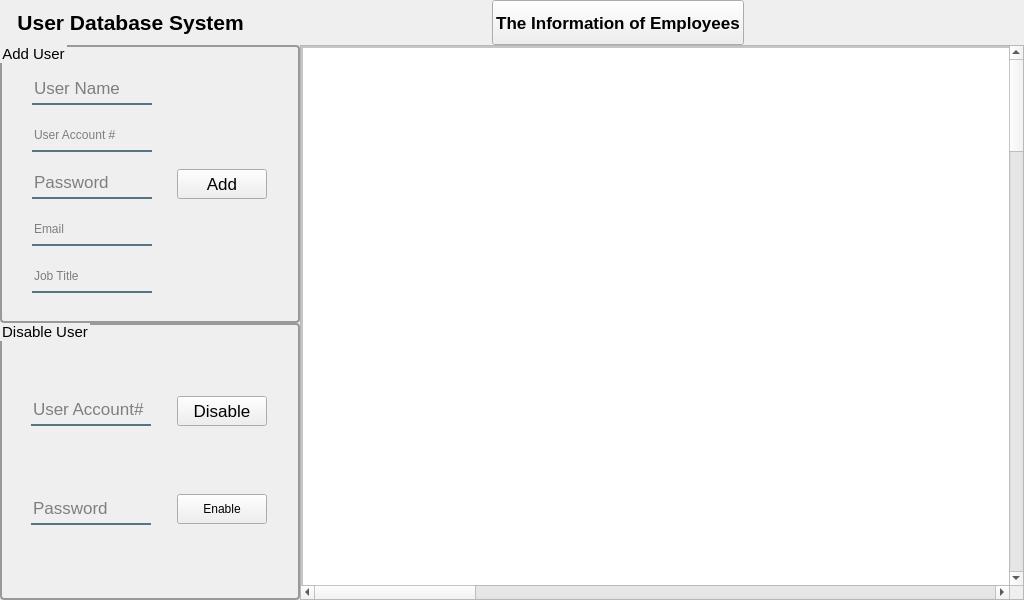
<?xml version="1.0" encoding="UTF-8"?>
<ui version="4.0">
 <class>Admin_Window</class>
 <widget class="QMainWindow" name="Admin_Window">
  <property name="geometry">
   <rect>
    <x>0</x>
    <y>0</y>
    <width>1024</width>
    <height>600</height>
   </rect>
  </property>
  <property name="maximumSize">
   <size>
    <width>1024</width>
    <height>600</height>
   </size>
  </property>
  <property name="windowTitle">
   <string>MainWindow</string>
  </property>
  <widget class="QWidget" name="centralwidget">
   <layout class="QHBoxLayout" name="horizontalLayout_15">
    <property name="spacing">
     <number>0</number>
    </property>
    <property name="leftMargin">
     <number>0</number>
    </property>
    <property name="topMargin">
     <number>0</number>
    </property>
    <property name="rightMargin">
     <number>0</number>
    </property>
    <property name="bottomMargin">
     <number>0</number>
    </property>
    <item>
     <widget class="QStackedWidget" name="stackedWidget">
      <property name="currentIndex">
       <number>1</number>
      </property>
      <widget class="QWidget" name="Product_System_UI">
       <property name="styleSheet">
        <string notr="true">QWidget#widget{
background-color: qlineargradient(spread:pad, x1:0.5, y1:0, x2:0.5, y2:1, stop:0.0284091 rgb(240, 240, 240), stop:0.9375 rgba(255, 255, 255, 255));

border-radius: 14;
}

QGroupBox {
border: 2px solid #999999;
border-radius: 4px;
margin-top: 0.5em;
}
QGroupBox::title {
subcontrol-origin: margin;
subcontrol-position: top left;
left: 1em;
top: 0.1em;
}</string>
       </property>
       <layout class="QVBoxLayout" name="verticalLayout_9">
        <property name="spacing">
         <number>0</number>
        </property>
        <property name="leftMargin">
         <number>0</number>
        </property>
        <property name="topMargin">
         <number>0</number>
        </property>
        <property name="rightMargin">
         <number>0</number>
        </property>
        <property name="bottomMargin">
         <number>0</number>
        </property>
        <item>
         <widget class="QWidget" name="widget" native="true">
          <property name="minimumSize">
           <size>
            <width>950</width>
            <height>550</height>
           </size>
          </property>
          <layout class="QVBoxLayout" name="verticalLayout_5">
           <property name="spacing">
            <number>0</number>
           </property>
           <property name="leftMargin">
            <number>0</number>
           </property>
           <property name="topMargin">
            <number>0</number>
           </property>
           <property name="rightMargin">
            <number>0</number>
           </property>
           <property name="bottomMargin">
            <number>0</number>
           </property>
           <item>
            <layout class="QHBoxLayout" name="horizontalLayout_6">
             <property name="spacing">
              <number>0</number>
             </property>
             <item>
              <layout class="QHBoxLayout" name="horizontalLayout_5">
               <property name="spacing">
                <number>0</number>
               </property>
               <item>
                <widget class="QLabel" name="workflow_database_system">
                 <property name="font">
                  <font>
                   <family>.AppleSystemUIFont</family>
                   <pointsize>16</pointsize>
                   <weight>75</weight>
                   <bold>true</bold>
                  </font>
                 </property>
                 <property name="text">
                  <string>Workflow Database System</string>
                 </property>
                </widget>
               </item>
               <item>
                <spacer name="horizontalSpacer_2">
                 <property name="orientation">
                  <enum>Qt::Horizontal</enum>
                 </property>
                 <property name="sizeHint" stdset="0">
                  <size>
                   <width>80</width>
                   <height>30</height>
                  </size>
                 </property>
                </spacer>
               </item>
               <item>
                <widget class="QLineEdit" name="barcode_number">
                 <property name="placeholderText">
                  <string>Barcode #</string>
                 </property>
                </widget>
               </item>
               <item>
                <widget class="QPushButton" name="pushButton_enter">
                 <property name="text">
                  <string>Enter</string>
                 </property>
                </widget>
               </item>
               <item>
                <spacer name="horizontalSpacer_5">
                 <property name="orientation">
                  <enum>Qt::Horizontal</enum>
                 </property>
                 <property name="sizeHint" stdset="0">
                  <size>
                   <width>40</width>
                   <height>20</height>
                  </size>
                 </property>
                </spacer>
               </item>
               <item>
                <widget class="QPushButton" name="pushButton_refresh_workflow">
                 <property name="text">
                  <string>Refresh</string>
                 </property>
                </widget>
               </item>
               <item>
                <widget class="QPushButton" name="pushButton_close_workflow">
                 <property name="styleSheet">
                  <string notr="true">QPushButton{
	border:none;
	height: 35px;
background-image:None;
border-color:None;
}
QPushButton:hover{
	padding-bottom:5px;
}
</string>
                 </property>
                 <property name="text">
                  <string/>
                 </property>
                 <property name="icon">
                  <iconset resource="resource.qrc">
                   <normaloff>:/icons/icons/close_button.jpg</normaloff>:/icons/icons/close_button.jpg</iconset>
                 </property>
                </widget>
               </item>
              </layout>
             </item>
            </layout>
           </item>
           <item>
            <layout class="QHBoxLayout" name="horizontalLayout_4">
             <property name="spacing">
              <number>0</number>
             </property>
             <item>
              <layout class="QVBoxLayout" name="verticalLayout_4">
               <property name="spacing">
                <number>0</number>
               </property>
               <item>
                <widget class="QScrollArea" name="scrollArea_2">
                 <property name="widgetResizable">
                  <bool>true</bool>
                 </property>
                 <widget class="QWidget" name="scrollAreaWidgetContents_2">
                  <property name="geometry">
                   <rect>
                    <x>-1003</x>
                    <y>0</y>
                    <width>3000</width>
                    <height>3000</height>
                   </rect>
                  </property>
                  <layout class="QVBoxLayout" name="verticalLayout_2">
                   <property name="spacing">
                    <number>0</number>
                   </property>
                   <property name="leftMargin">
                    <number>0</number>
                   </property>
                   <property name="topMargin">
                    <number>0</number>
                   </property>
                   <property name="rightMargin">
                    <number>0</number>
                   </property>
                   <property name="bottomMargin">
                    <number>0</number>
                   </property>
                   <item>
                    <widget class="QFrame" name="frame_2">
                     <property name="minimumSize">
                      <size>
                       <width>3000</width>
                       <height>3000</height>
                      </size>
                     </property>
                     <property name="styleSheet">
                      <string notr="true">background-color: rgb(255,255,255);</string>
                     </property>
                     <property name="frameShape">
                      <enum>QFrame::StyledPanel</enum>
                     </property>
                     <property name="frameShadow">
                      <enum>QFrame::Raised</enum>
                     </property>
                     <layout class="QVBoxLayout" name="verticalLayout_7">
                      <property name="spacing">
                       <number>0</number>
                      </property>
                      <property name="leftMargin">
                       <number>0</number>
                      </property>
                      <property name="topMargin">
                       <number>0</number>
                      </property>
                      <property name="rightMargin">
                       <number>0</number>
                      </property>
                      <property name="bottomMargin">
                       <number>0</number>
                      </property>
                      <item>
                       <widget class="QTableView" name="tableView_workflow"/>
                      </item>
                     </layout>
                    </widget>
                   </item>
                  </layout>
                 </widget>
                </widget>
               </item>
              </layout>
             </item>
            </layout>
           </item>
          </layout>
         </widget>
        </item>
       </layout>
      </widget>
      <widget class="QWidget" name="User_System_UI">
       <property name="styleSheet">
        <string notr="true">QWidget#widget{
background-color: qlineargradient(spread:pad, x1:0.5, y1:0, x2:0.5, y2:1, stop:0.0284091 rgb(240, 240, 240), stop:0.9375 rgba(255, 255, 255, 255));

border-radius: 14;
}

QGroupBox {
border: 2px solid #999999;
border-radius: 4px;
margin-top: 0.5em;
}
QGroupBox::title {
subcontrol-origin: margin;
subcontrol-position: top left;
left: 1em;
top: 0.1em;
}</string>
       </property>
       <layout class="QVBoxLayout" name="verticalLayout_6">
        <property name="spacing">
         <number>0</number>
        </property>
        <property name="leftMargin">
         <number>0</number>
        </property>
        <property name="topMargin">
         <number>0</number>
        </property>
        <property name="rightMargin">
         <number>0</number>
        </property>
        <property name="bottomMargin">
         <number>0</number>
        </property>
        <item>
         <widget class="QWidget" name="widget_2" native="true">
          <property name="minimumSize">
           <size>
            <width>950</width>
            <height>550</height>
           </size>
          </property>
          <layout class="QVBoxLayout" name="verticalLayout_10">
           <property name="spacing">
            <number>0</number>
           </property>
           <property name="leftMargin">
            <number>0</number>
           </property>
           <property name="topMargin">
            <number>0</number>
           </property>
           <property name="rightMargin">
            <number>0</number>
           </property>
           <property name="bottomMargin">
            <number>0</number>
           </property>
           <item>
            <layout class="QHBoxLayout" name="horizontalLayout_10">
             <property name="spacing">
              <number>0</number>
             </property>
             <item>
              <layout class="QHBoxLayout" name="horizontalLayout_11">
               <property name="spacing">
                <number>0</number>
               </property>
               <item>
                <widget class="QLabel" name="user_database_system">
                 <property name="font">
                  <font>
                   <family>.AppleSystemUIFont</family>
                   <pointsize>16</pointsize>
                   <weight>75</weight>
                   <bold>true</bold>
                  </font>
                 </property>
                 <property name="text">
                  <string>   User Database System</string>
                 </property>
                </widget>
               </item>
               <item>
                <spacer name="horizontalSpacer_3">
                 <property name="orientation">
                  <enum>Qt::Horizontal</enum>
                 </property>
                 <property name="sizeHint" stdset="0">
                  <size>
                   <width>88</width>
                   <height>20</height>
                  </size>
                 </property>
                </spacer>
               </item>
               <item>
                <widget class="QPushButton" name="fresh_pushButton_2">
                 <property name="minimumSize">
                  <size>
                   <width>130</width>
                   <height>45</height>
                  </size>
                 </property>
                 <property name="font">
                  <font>
                   <pointsize>13</pointsize>
                   <weight>75</weight>
                   <bold>true</bold>
                  </font>
                 </property>
                 <property name="text">
                  <string>The Information of Employees</string>
                 </property>
                </widget>
               </item>
               <item>
                <spacer name="horizontalSpacer_4">
                 <property name="orientation">
                  <enum>Qt::Horizontal</enum>
                 </property>
                 <property name="sizeHint" stdset="0">
                  <size>
                   <width>138</width>
                   <height>20</height>
                  </size>
                 </property>
                </spacer>
               </item>
               <item>
                <widget class="QPushButton" name="pushButton_close_employee">
                 <property name="styleSheet">
                  <string notr="true">QPushButton{
	border:none;
	height: 35px;
	background-image:None;
	border-color:None;
}
QPushButton:hover{
	padding-bottom:5px;
}
</string>
                 </property>
                 <property name="text">
                  <string/>
                 </property>
                 <property name="icon">
                  <iconset resource="resource.qrc">
                   <normaloff>:/icons/icons/close_button.jpg</normaloff>:/icons/icons/close_button.jpg</iconset>
                 </property>
                </widget>
               </item>
              </layout>
             </item>
            </layout>
           </item>
           <item>
            <layout class="QHBoxLayout" name="horizontalLayout_12">
             <property name="spacing">
              <number>0</number>
             </property>
             <item>
              <layout class="QVBoxLayout" name="verticalLayout_11">
               <property name="spacing">
                <number>0</number>
               </property>
               <item>
                <widget class="QGroupBox" name="groupBox_4">
                 <property name="minimumSize">
                  <size>
                   <width>300</width>
                   <height>50</height>
                  </size>
                 </property>
                 <property name="maximumSize">
                  <size>
                   <width>240</width>
                   <height>16777215</height>
                  </size>
                 </property>
                 <property name="font">
                  <font>
                   <pointsize>11</pointsize>
                   <weight>50</weight>
                   <bold>false</bold>
                  </font>
                 </property>
                 <property name="title">
                  <string>Add User</string>
                 </property>
                 <layout class="QHBoxLayout" name="horizontalLayout_13">
                  <property name="leftMargin">
                   <number>11</number>
                  </property>
                  <property name="topMargin">
                   <number>11</number>
                  </property>
                  <property name="rightMargin">
                   <number>11</number>
                  </property>
                  <property name="bottomMargin">
                   <number>11</number>
                  </property>
                  <item>
                   <layout class="QVBoxLayout" name="verticalLayout_12">
                    <property name="spacing">
                     <number>0</number>
                    </property>
                    <item>
                     <widget class="QLineEdit" name="add_user_of_user_name_lineEdit_2">
                      <property name="minimumSize">
                       <size>
                        <width>90</width>
                        <height>30</height>
                       </size>
                      </property>
                      <property name="maximumSize">
                       <size>
                        <width>120</width>
                        <height>30</height>
                       </size>
                      </property>
                      <property name="font">
                       <font>
                        <pointsize>13</pointsize>
                       </font>
                      </property>
                      <property name="styleSheet">
                       <string notr="true">background-color:rgba(0,0,0,0);
border:none;
border-bottom:2px solid rgba(46,82,101,200);
color:rgba(0,0,0,240);
padding-bottom:2px;</string>
                      </property>
                      <property name="placeholderText">
                       <string>User Name</string>
                      </property>
                      <property name="cursorMoveStyle">
                       <enum>Qt::LogicalMoveStyle</enum>
                      </property>
                     </widget>
                    </item>
                    <item>
                     <widget class="QLineEdit" name="add_useraccount">
                      <property name="maximumSize">
                       <size>
                        <width>120</width>
                        <height>30</height>
                       </size>
                      </property>
                      <property name="styleSheet">
                       <string notr="true">background-color:rgba(0,0,0,0);
border:none;
border-bottom:2px solid rgba(46,82,101,200);
color:rgba(0,0,0,240);
padding-bottom:2px;</string>
                      </property>
                      <property name="placeholderText">
                       <string>User Account #</string>
                      </property>
                     </widget>
                    </item>
                    <item>
                     <widget class="QLineEdit" name="add_user_of_password_lineEdit_2">
                      <property name="minimumSize">
                       <size>
                        <width>90</width>
                        <height>30</height>
                       </size>
                      </property>
                      <property name="maximumSize">
                       <size>
                        <width>120</width>
                        <height>30</height>
                       </size>
                      </property>
                      <property name="font">
                       <font>
                        <pointsize>13</pointsize>
                       </font>
                      </property>
                      <property name="styleSheet">
                       <string notr="true">background-color:rgba(0,0,0,0);
border:none;
border-bottom:2px solid rgba(46,82,101,200);
color:rgba(0,0,0,240);
padding-bottom:2px;</string>
                      </property>
                      <property name="placeholderText">
                       <string>Password</string>
                      </property>
                     </widget>
                    </item>
                    <item>
                     <widget class="QLineEdit" name="add_email">
                      <property name="maximumSize">
                       <size>
                        <width>120</width>
                        <height>30</height>
                       </size>
                      </property>
                      <property name="styleSheet">
                       <string notr="true">background-color:rgba(0,0,0,0);
border:none;
border-bottom:2px solid rgba(46,82,101,200);
color:rgba(0,0,0,240);
padding-bottom:2px;</string>
                      </property>
                      <property name="placeholderText">
                       <string>Email</string>
                      </property>
                     </widget>
                    </item>
                    <item>
                     <widget class="QLineEdit" name="add_job">
                      <property name="maximumSize">
                       <size>
                        <width>120</width>
                        <height>30</height>
                       </size>
                      </property>
                      <property name="styleSheet">
                       <string notr="true">background-color:rgba(0,0,0,0);
border:none;
border-bottom:2px solid rgba(46,82,101,200);
color:rgba(0,0,0,240);
padding-bottom:2px;</string>
                      </property>
                      <property name="placeholderText">
                       <string>Job Title</string>
                      </property>
                     </widget>
                    </item>
                   </layout>
                  </item>
                  <item>
                   <widget class="QPushButton" name="add_user_pushButton_2">
                    <property name="minimumSize">
                     <size>
                      <width>90</width>
                      <height>30</height>
                     </size>
                    </property>
                    <property name="maximumSize">
                     <size>
                      <width>90</width>
                      <height>30</height>
                     </size>
                    </property>
                    <property name="font">
                     <font>
                      <pointsize>13</pointsize>
                      <weight>50</weight>
                      <bold>false</bold>
                     </font>
                    </property>
                    <property name="text">
                     <string>Add</string>
                    </property>
                   </widget>
                  </item>
                 </layout>
                </widget>
               </item>
               <item>
                <widget class="QGroupBox" name="groupBox_5">
                 <property name="minimumSize">
                  <size>
                   <width>300</width>
                   <height>50</height>
                  </size>
                 </property>
                 <property name="maximumSize">
                  <size>
                   <width>240</width>
                   <height>16777215</height>
                  </size>
                 </property>
                 <property name="font">
                  <font>
                   <pointsize>11</pointsize>
                   <weight>50</weight>
                   <bold>false</bold>
                  </font>
                 </property>
                 <property name="styleSheet">
                  <string notr="true"/>
                 </property>
                 <property name="title">
                  <string>Disable User</string>
                 </property>
                 <layout class="QHBoxLayout" name="horizontalLayout_2">
                  <property name="bottomMargin">
                   <number>11</number>
                  </property>
                  <item>
                   <layout class="QVBoxLayout" name="verticalLayout_13">
                    <property name="spacing">
                     <number>7</number>
                    </property>
                    <property name="rightMargin">
                     <number>0</number>
                    </property>
                    <item>
                     <widget class="QLineEdit" name="disable_user_name">
                      <property name="maximumSize">
                       <size>
                        <width>120</width>
                        <height>30</height>
                       </size>
                      </property>
                      <property name="font">
                       <font>
                        <pointsize>13</pointsize>
                       </font>
                      </property>
                      <property name="styleSheet">
                       <string notr="true">background-color:rgba(0,0,0,0);
border:none;
border-bottom:2px solid rgba(46,82,101,200);
color:rgba(0,0,0,240);
padding-bottom:2px;</string>
                      </property>
                      <property name="placeholderText">
                       <string>User Account#</string>
                      </property>
                     </widget>
                    </item>
                    <item>
                     <widget class="QLineEdit" name="disable_password">
                      <property name="maximumSize">
                       <size>
                        <width>120</width>
                        <height>30</height>
                       </size>
                      </property>
                      <property name="font">
                       <font>
                        <pointsize>13</pointsize>
                       </font>
                      </property>
                      <property name="styleSheet">
                       <string notr="true">background-color:rgba(0,0,0,0);
border:none;
border-bottom:2px solid rgba(46,82,101,200);
color:rgba(0,0,0,240);
padding-bottom:2px;</string>
                      </property>
                      <property name="placeholderText">
                       <string>Password</string>
                      </property>
                     </widget>
                    </item>
                   </layout>
                  </item>
                  <item>
                   <layout class="QVBoxLayout" name="verticalLayout_16">
                    <item>
                     <widget class="QPushButton" name="disable_user_pushButton_2">
                      <property name="minimumSize">
                       <size>
                        <width>90</width>
                        <height>30</height>
                       </size>
                      </property>
                      <property name="maximumSize">
                       <size>
                        <width>90</width>
                        <height>30</height>
                       </size>
                      </property>
                      <property name="font">
                       <font>
                        <pointsize>13</pointsize>
                        <weight>50</weight>
                        <bold>false</bold>
                       </font>
                      </property>
                      <property name="text">
                       <string>Disable</string>
                      </property>
                     </widget>
                    </item>
                    <item>
                     <widget class="QPushButton" name="enable_user_pushButton_2">
                      <property name="minimumSize">
                       <size>
                        <width>90</width>
                        <height>30</height>
                       </size>
                      </property>
                      <property name="maximumSize">
                       <size>
                        <width>90</width>
                        <height>30</height>
                       </size>
                      </property>
                      <property name="text">
                       <string>Enable</string>
                      </property>
                     </widget>
                    </item>
                   </layout>
                  </item>
                 </layout>
                </widget>
               </item>
              </layout>
             </item>
             <item>
              <widget class="QScrollArea" name="scrollArea">
               <property name="widgetResizable">
                <bool>true</bool>
               </property>
               <widget class="QWidget" name="scrollAreaWidgetContents">
                <property name="geometry">
                 <rect>
                  <x>0</x>
                  <y>0</y>
                  <width>3000</width>
                  <height>3000</height>
                 </rect>
                </property>
                <layout class="QVBoxLayout" name="verticalLayout">
                 <property name="spacing">
                  <number>0</number>
                 </property>
                 <property name="leftMargin">
                  <number>0</number>
                 </property>
                 <property name="topMargin">
                  <number>0</number>
                 </property>
                 <property name="rightMargin">
                  <number>0</number>
                 </property>
                 <property name="bottomMargin">
                  <number>0</number>
                 </property>
                 <item>
                  <widget class="QFrame" name="frame">
                   <property name="minimumSize">
                    <size>
                     <width>3000</width>
                     <height>3000</height>
                    </size>
                   </property>
                   <property name="styleSheet">
                    <string notr="true">background-color: rgb(255,255,255);</string>
                   </property>
                   <property name="frameShape">
                    <enum>QFrame::StyledPanel</enum>
                   </property>
                   <property name="frameShadow">
                    <enum>QFrame::Raised</enum>
                   </property>
                   <layout class="QVBoxLayout" name="verticalLayout_3">
                    <property name="spacing">
                     <number>0</number>
                    </property>
                    <property name="leftMargin">
                     <number>0</number>
                    </property>
                    <property name="topMargin">
                     <number>0</number>
                    </property>
                    <property name="rightMargin">
                     <number>0</number>
                    </property>
                    <property name="bottomMargin">
                     <number>0</number>
                    </property>
                    <item>
                     <widget class="QTableView" name="tableView_employee"/>
                    </item>
                   </layout>
                  </widget>
                 </item>
                </layout>
               </widget>
              </widget>
             </item>
            </layout>
           </item>
          </layout>
         </widget>
        </item>
       </layout>
      </widget>
     </widget>
    </item>
   </layout>
  </widget>
 </widget>
 <resources>
  <include location="resource.qrc"/>
 </resources>
 <connections/>
</ui>
